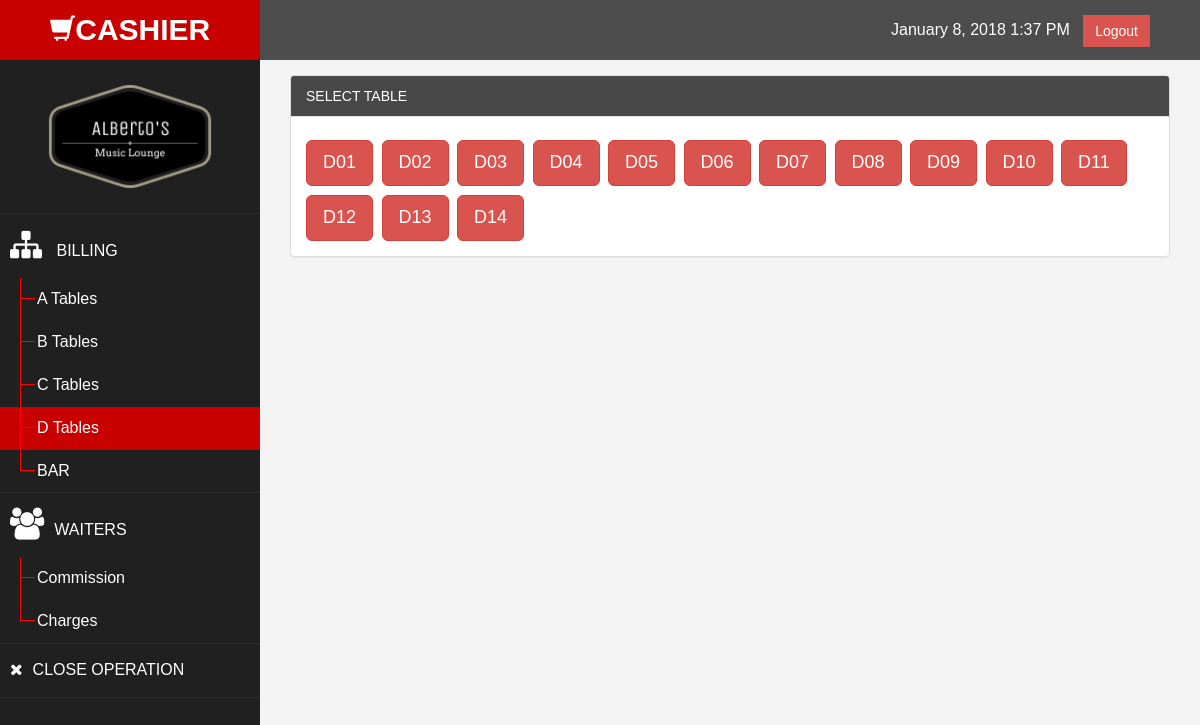
The page /cashier/d.php (signed in) on the database its author committed.
### tables this page shows
CREATE TABLE IF NOT EXISTS `table_db` (
  `table_id` int(25) NOT NULL AUTO_INCREMENT,
  `table_name` varchar(20) DEFAULT NULL,
  `table_column` varchar(45) DEFAULT NULL,
  `table_number` int(65) NOT NULL,
  PRIMARY KEY (`table_id`)
);

### cashier/tableD.php (the view, shortened to what this page needs)
<?php
	$dbhost = 'localhost';
	$dbuser = 'root';
	$dbpass = '';
	$connection = mysqli_connect($dbhost,$dbuser,$dbpass,'aml_db');
	$query = "SELECT table_name,table_column FROM table_db where table_column ='D' order BY table_name";
	$result = mysqli_query( $connection , $query );
	while($row = mysqli_fetch_array($result)){
		 $varhash = '#';
		 $varmodal = 'myModal';
		 $varcolumn = $row[0];
		echo'<td><input id="'. $varcolumn .' " type="button" class="btn btn-danger btn-lg" data-toggle="modal" data-target=" '. $varhash.$varmodal.$varcolumn .' "  style="margin-right:1%;margin-top:1%;"  onclick="showDiv()" value="'. $varcolumn .'"></td>';
	}
?>

### cashier/assets/css/custom.css (style rules this page uses)
body { font-family: 'Open Sans', sans-serif; }

### rows shown on the page
table_db: table_name "D01"
table_db: table_name "D02"
table_db: table_name "D03"
table_db: table_name "D04"
table_db: table_name "D05"
table_db: table_name "D06"
table_db: table_name "D07"
table_db: table_name "D08"
table_db: table_name "D09"
table_db: table_name "D10"
table_db: table_name "D11"
table_db: table_name "D12"
table_db: table_name "D13"
table_db: table_name "D14"
